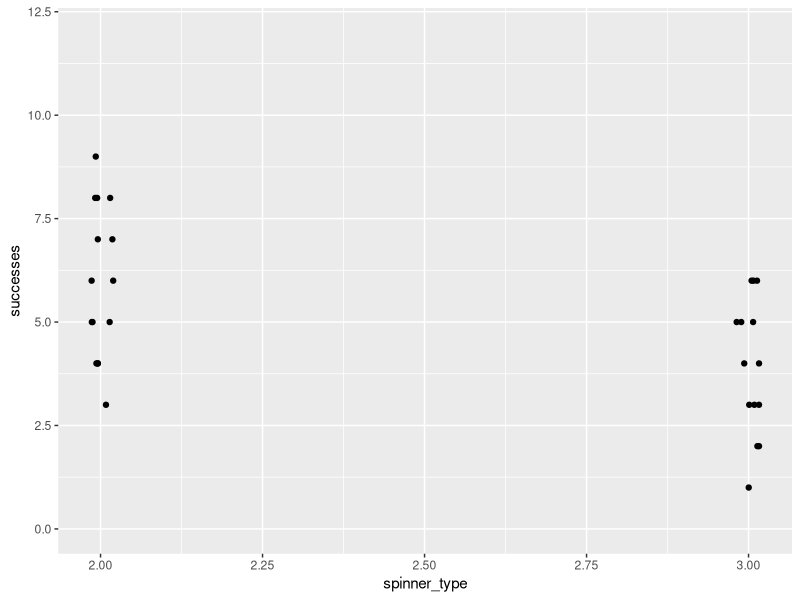
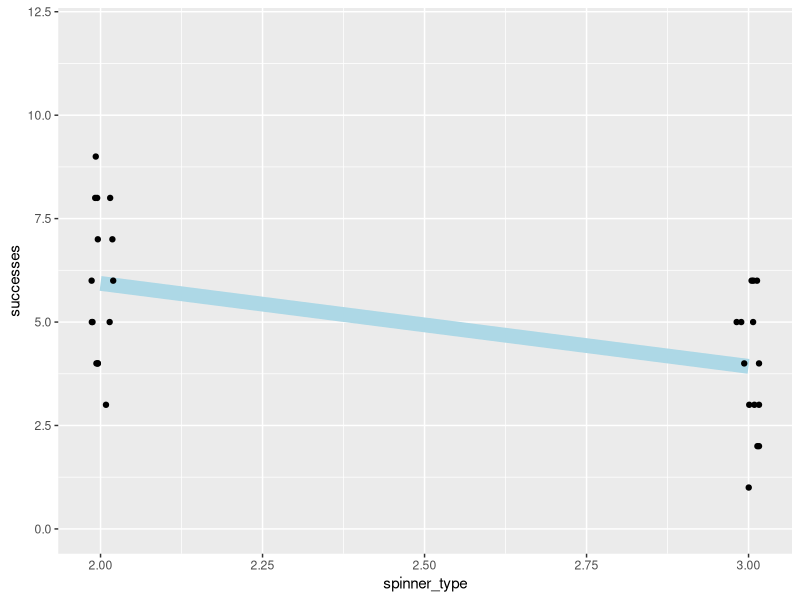

Generate these figures, in order, with R:
## ---- chunk 1
knitr::opts_chunk$set(echo = TRUE)
library(ggplot2)
## ---- chunk 2
spinner2 <- c(8, 8, 4, 5, 9, 5, 5, 6, 7, 8, 6, 7, 4, 4, 3)

spinner3 <- c(3, 5, 6, 3, 1, 6, 2, 5, 6, 2, 4, 5, 3, 4)
## ---- chunk 3
# sum up observations
spinner2_successes <- sum(spinner2)
spinner2_trials <- sum( rep(12, length(spinner2) ) )
spinner2_successes
spinner2_trials

spinner3_successes <- sum(spinner3)
spinner3_trials <- sum( rep(12, length(spinner3) ) )
spinner3_successes
spinner3_trials

# arrange as a contingency table
spinner_table <- matrix(data = c(spinner2_successes, spinner3_successes,
                                 spinner2_trials - spinner2_successes, spinner3_trials - spinner3_successes),
                        nrow = 2,
                        ncol = 2,
                        byrow = TRUE)
rownames(spinner_table) <- c("pink","not_pink")
colnames(spinner_table) <- c("2-sided","3-sided")
spinner_table
## ---- chunk 4
# is the success frequency observed with 2-sided spinner likely if the probability of success is 0.5?
binom.test(x = spinner2_successes,
           n = spinner2_trials,
           p = 0.5)

# is the success frequency observed with 3-sided spinner likely if the probability of success is 0.5?
binom.test(x = spinner3_successes,
           n = spinner3_trials,
           p = 0.5)

# is the success frequency observed with 3-sided spinner likely if the probability of success is 1/3?
binom.test(x = spinner3_successes,
           n = spinner3_trials,
           p = 1/3)
## ---- chunk 5
# is the probability of success with 2-sided and 3-sided spinner likely the same?
fisher.test(spinner_table)

# multiply the values in your table by some large number (e.g. 10,000) and note the amount of time it takes to compute
fisher.test(10000*spinner_table)
## ---- chunk 6
# is the success frequency observed with 2-sided spinner likely if the probability of success is 0.5?
prop.test(x = spinner2_successes,
          n = spinner2_trials,
          p = 0.5)

chisq.test(x = c(spinner2_successes, spinner2_trials - spinner2_successes),
           p = c(0.5, 0.5))

# is the success frequency observed with 3-sided spinner likely if the probability of success is 0.5?
prop.test(x = spinner3_successes,
          n = spinner3_trials,
          p = 0.5)

chisq.test(x = c(spinner3_successes, spinner3_trials - spinner3_successes),
           p = c(0.5, 0.5))

# is the success frequency observed with 3-sided spinner likely if the probability of success is 1/3?
prop.test(x = spinner3_successes,
          n = spinner3_trials,
          p = 1/3)

chisq.test(x = c(spinner3_successes, spinner3_trials - spinner3_successes),
           p = c(1/3, 2/3))
## ---- chunk 7
# is the probability of success with 2-sided and 3-sided spinner likely the same?
prop.test(spinner_table)
chisq.test(spinner_table)

# multiply the values in your table by some large number (e.g. 10,000) and note the amount of time it takes to compute
prop.test(10000*spinner_table)
chisq.test(10000*spinner_table)
## ---- chunk 8
# arrange data in a data.frame (long format)
spinner_long <- data.frame("successes" = c(spinner2, spinner3),
                           "trials" = rep(12, length(spinner2) + length(spinner3) ),
                           "spinner_type" = c(rep(2, length(spinner2) ),
                                              rep(3, length(spinner3) ) ) )

# plot number of successes on the Y and separate the two spinners along the X
set.seed(1) # set seed to make jitter reproducible
ggplot(data = spinner_long,
       mapping = aes(x = spinner_type,
                     y = successes)) +
  geom_jitter(height = 0,
              width = 0.02) +
  ylim(c(0,12))

# perform regression
spinner_regression <- glm(cbind(spinner_long$successes, spinner_long$trials - spinner_long$successes) ~ spinner_long$spinner_type,
                          family = "binomial")
summary(spinner_regression)
## ---- chunk 9
# add the line to the plot
# try to ignore the nightmarish expression inside geom_line()
# if you are still curious, the linear regression is not
# "successes = a * spinner_type + b"
# but
# "ln(p/(1-p)) = a * spinner_type + b", where p is the probability of success
# so, we need to calculate p from the equation and then multiply it by the number of trials (12)
# to determine the y value (number of successes in 12 trials) in our plot
set.seed(1) # set seed to make jitter reproducible
ggplot(data = spinner_long,
       mapping = aes(x = spinner_type,
                     y = successes)) +
  geom_line(mapping = aes(y = 12*(exp(1)^(spinner_type*spinner_regression$coefficients[2]+spinner_regression$coefficients[1]))/(1+exp(1)^(spinner_type*spinner_regression$coefficients[2]+spinner_regression$coefficients[1]))),
             size = 5,
             color = "lightblue") +
  geom_jitter(height = 0,
              width = 0.02) +
  ylim(c(0,12))
